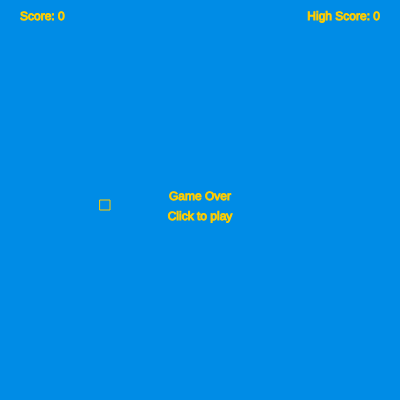
Frame 1 (no input)
Frame 60 (no input): identical to frame 1, image omitted
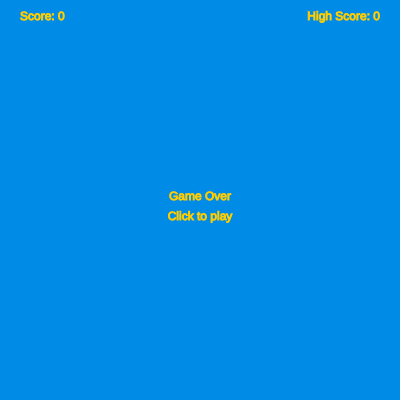
Frame 120 (the mouse pressed at the canvas centre since frame 60)

The p5.js sketch that drew these frames (run headless with seeded random() and noise() and a simulated clock; from frame 60 on, the mouse is pressed at the canvas centre):

// p5.js sketch
// ── sketch.js
// Bird data
let bird_x, bird_y;
let bird_vx, bird_vy;
let bird_ax, bird_ay;

// Pipe data
let pipe_x, pipe_y, pipe_width, pipe_height;

// Score
let score = 0;
let highscore = 0;
let playing = false;

function setup() {
    createCanvas(400, 400);
    reset();
    playing = false;
}

// This resets all variables for a new game
function reset() {
    score = 0;
    bird_x = width / 4;
    bird_y = height / 2;
    bird_vx = 2.0;
    bird_vy = 0.0;
    bird_ay = 0.0;
    // The pipe starts offscreen
    pipe_x = width + 100;
    pipe_y = 100;
    pipe_width = 30;
    pipe_height = 120;
    playing = true;
}

function draw() {
    background(0, 140, 230);

    if (playing) {
        // Bird Movement

        // Calculate acceleration
        bird_ay += 0.3; // Add gravity
        // Add acceleration to velocity
        bird_vy += bird_ay;
        bird_vy = constrain(bird_vy, -5, 5);
        // Add velocity to location
        bird_y += bird_vy;
        // Reset acceleration
        bird_ay = 0;

        // textAlign(LEFT);
        // text(`Y ${bird_y.toFixed(2)} VY ${bird_y.toFixed(2)} AY ${bird_ay.toFixed(2)}`, 20, height - 20);

        // Pipe Movement
        // This is actually fake:
        // We move the pipe towards the bird, not the other way around.
        pipe_x -= bird_vx;
        if (pipe_x < 0 && playing) {
            pipe_x = width;
            pipe_y = 100 + random(height / 2);
            pipe_height = random(70, 120);
        }
    }

    // Drawing

    // Draw the bird
    stroke(255, 205, 0);
    fill(255, 205, 0);
    noFill();
    rect(bird_x, bird_y, 10, 10);

    // Draw the pipe
    // This consists of two segments: one from the top of the screen (0) to pipe_y,
    // one from pipe_y + pipe_height to the bottom of the screen (we actually draw lower, until height).

    fill(2, 76, 104);
    stroke(255, 205, 0);
    rect(pipe_x, 0, pipe_width, pipe_y);
    rect(pipe_x, pipe_y + pipe_height, pipe_width, height);

    // Check for game over / scoring

    let gameOver = false;
    // Check that our X position matches: are we at the same column than the pipe?
    if (bird_x >= pipe_x && bird_x <= pipe_x + pipe_width) {
        if (bird_y < pipe_y || bird_y > pipe_y + pipe_height) {
            gameOver = true;
        } else if (bird_x - bird_vx <= pipe_x && bird_x > pipe_x) {
            // Did we just pass the pipe in this frame?
            score += 1;
            fill(255, 255, 255, 0.2);
            rect(0, 0, width, height);
        }
    }
    if (bird_y > height) {
        gameOver = true;
    }

    if (gameOver) {
        playing = false;
        if (score > highscore) {
            highscore = score;
        }
    }

    fill(255, 205, 0);
    textAlign(LEFT);
    text("Score: " + score, 20, 20);
    textAlign(RIGHT);
    text("High Score: " + highscore, width - 20, 20);

    if (!playing) {
        textAlign(CENTER);
        text("Game Over", width / 2, height / 2);
        text("Click to play", width / 2, height / 2 + 20);
    }
}

function mousePressed() {
    bird_ay -= 20;
    if (!playing) {
        reset();
    }
}
